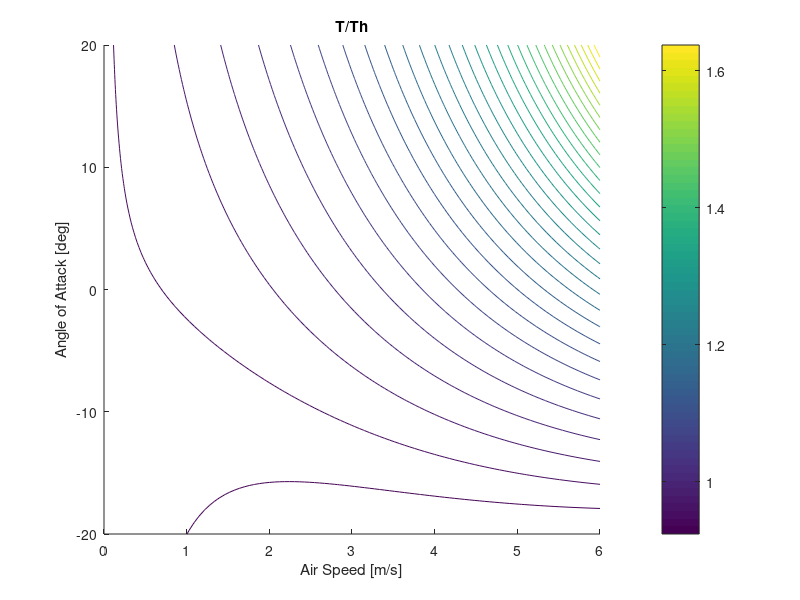

Reproduce this figure in MATLAB.
clear all
close all
clc

%% Setup
% vehicle
m = 1;  % vehicle mass [kg]
g = 9.81;  % gravity [m/s^2]
Ar = 0.05;  % single rotor swept area
r = 1.225;  % density of air [gk/m^3]
Vh = 6;  % induced velocity at hover [m/s]
P = 25;  % constant power input

% Note: angle of attack is negative with forward pitch

%% Analysis
Va = linspace(0,6);
gamma = linspace(deg2rad(-20),deg2rad(20));
for i=1:length(Va)
    for j=1:length(gamma)
        fun = @(Vi) Vi - Vh^2/((Va(i)*cos(gamma(j)))^2 + (Vi - Va(i)*sin(gamma(j)))^2)^0.5;
        x0 = Vh;
        opts = optimset('Display','off');
        Vi(i,j) = fsolve(fun,x0,opts);

        T(i,j) = P/(Vi(i,j) - Va(i)*sin(gamma(j)))/(Vh^2*2*r*Ar);
    end
end

%% Plot
figure
hold on
title('T/Th')
ylabel('Angle of Attack [deg]')
xlabel('Air Speed [m/s]')
% matlab is column major
contour(Va,rad2deg(gamma),T',30)
colorbar
hold off
